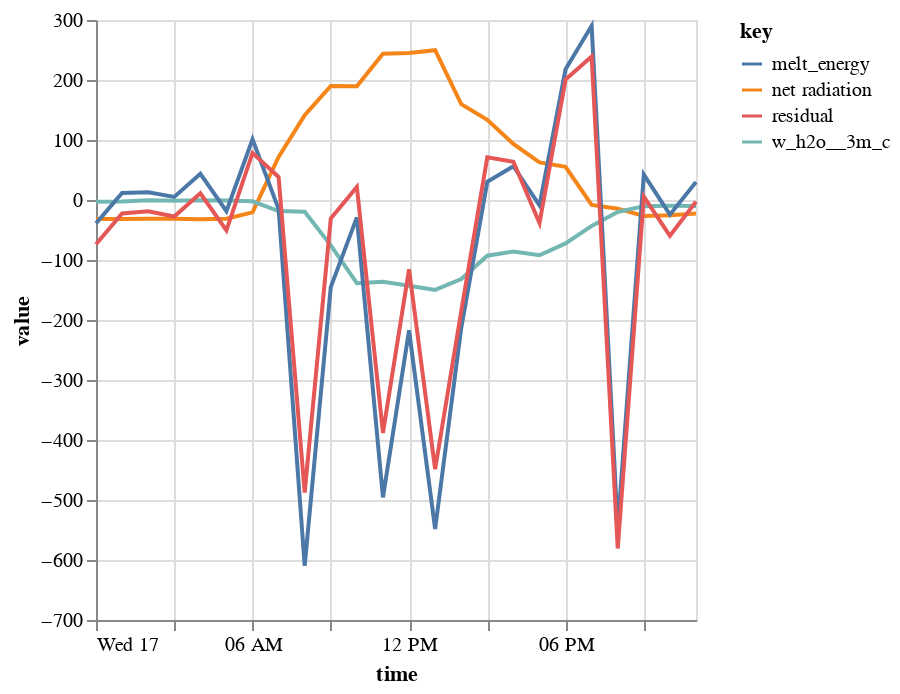

Notebook code cell kept with this figure:
### Code cell
alt.Chart(
    energy_balance_df.reset_index()
).transform_fold([
    'net radiation',
    'w_h2o__3m_c',
    'melt_energy',
    'residual'
]).mark_line().encode(
    alt.X('time:T'),
    alt.Y('value:Q'),
    alt.Color('key:N')
)

### Figure 1 — Vega-Lite specification as saved in the notebook (floating-point values rounded to 4 significant figures)
{"config": {"view": {"continuousWidth": 300, "continuousHeight": 300}}, "data": {"name": "data-189f51a37b99cfda869aab5c9c01620f"}, "mark": {"type": "line"}, "encoding": {"color": {"field": "key", "type": "nominal"}, "x": {"field": "time", "type": "temporal"}, "y": {"field": "value", "type": "quantitative"}}, "transform": [{"fold": ["net radiation", "w_h2o__3m_c", "melt_energy", "residual"]}], "$schema": "https://vega.github.io/schema/vega-lite/v5.20.1.json", "datasets": {"data-189f51a37b99cfda869aab5c9c01620f": [{"time": "2023-05-17T00:00:00", "net radiation": -31.79, "w_h2o__3m_c": -2.938, "melt_energy": -38.94, "residual": -73.67}, {"time": "2023-05-17T01:00:00", "net radiation": -31.61, "w_h2o__3m_c": -2.363, "melt_energy": 11.66, "residual": -22.32}, {"time": "2023-05-17T02:00:00", "net radiation": -31.18, "w_h2o__3m_c": -0.4541, "melt_energy": 13.01, "residual": -18.62}, {"time": "2023-05-17T03:00:00", "net radiation": -31.23, "w_h2o__3m_c": -1.392, "melt_energy": 5.082, "residual": -27.54}, {"time": "2023-05-17T04:00:00", "net radiation": -31.99, "w_h2o__3m_c": -0.5976, "melt_energy": 43.72, "residual": 11.13}, {"time": "2023-05-17T05:00:00", "net radiation": -31.13, "w_h2o__3m_c": -0.9974, "melt_energy": -18.55, "residual": -50.68}, {"time": "2023-05-17T06:00:00", "net radiation": -20.55, "w_h2o__3m_c": -2.152, "melt_energy": 101.1, "residual": 78.4}, {"time": "2023-05-17T07:00:00", "net radiation": 71.93, "w_h2o__3m_c": -18.34, "melt_energy": -15.14, "residual": 38.45}, {"time": "2023-05-17T08:00:00", "net radiation": 141.5, "w_h2o__3m_c": -19.43, "melt_energy": -609.7, "residual": -487.6}, {"time": "2023-05-17T09:00:00", "net radiation": 190.0, "w_h2o__3m_c": -75.66, "melt_energy": -145.2, "residual": -30.85}, {"time": "2023-05-17T10:00:00", "net radiation": 189.6, "w_h2o__3m_c": -138.7, "melt_energy": -29.04, "residual": 21.82}, {"time": "2023-05-17T11:00:00", "net radiation": 243.8, "w_h2o__3m_c": -136.3, "melt_energy": -495.6, "residual": -388.1}, {"time": "2023-05-17T12:00:00", "net radiation": 244.8, "w_h2o__3m_c": -143.1, "melt_energy": -217.3, "residual": -115.5}, {"time": "2023-05-17T13:00:00", "net radiation": 249.6, "w_h2o__3m_c": -149.9, "melt_energy": -548.5, "residual": -448.8}, {"time": "2023-05-17T14:00:00", "net radiation": 159.7, "w_h2o__3m_c": -131.7, "melt_energy": -213.4, "residual": -185.4}, {"time": "2023-05-17T15:00:00", "net radiation": 133.7, "w_h2o__3m_c": -92.8, "melt_energy": 30.26, "residual": 71.12}, {"time": "2023-05-17T16:00:00", "net radiation": 93.41, "w_h2o__3m_c": -85.86, "melt_energy": 56.33, "residual": 63.88}, {"time": "2023-05-17T17:00:00", "net radiation": 62.55, "w_h2o__3m_c": -92.08, "melt_energy": -8.866, "residual": -38.4}, {"time": "2023-05-17T18:00:00", "net radiation": 55.29, "w_h2o__3m_c": -72.33, "melt_energy": 217.8, "residual": 200.7}, {"time": "2023-05-17T19:00:00", "net radiation": -8.118, "w_h2o__3m_c": -43.17, "melt_energy": 290.3, "residual": 239.0}, {"time": "2023-05-17T20:00:00", "net radiation": -14.46, "w_h2o__3m_c": -19.95, "melt_energy": -546.4, "residual": -580.8}, {"time": "2023-05-17T21:00:00", "net radiation": -26.51, "w_h2o__3m_c": -10.22, "melt_energy": 42.38, "residual": 5.656}, {"time": "2023-05-17T22:00:00", "net radiation": -25.56, "w_h2o__3m_c": -9.58, "melt_energy": -24.47, "residual": -59.62}, {"time": "2023-05-17T23:00:00", "net radiation": -22.58, "w_h2o__3m_c": -9.896, "melt_energy": 29.81, "residual": -2.664}]}}
